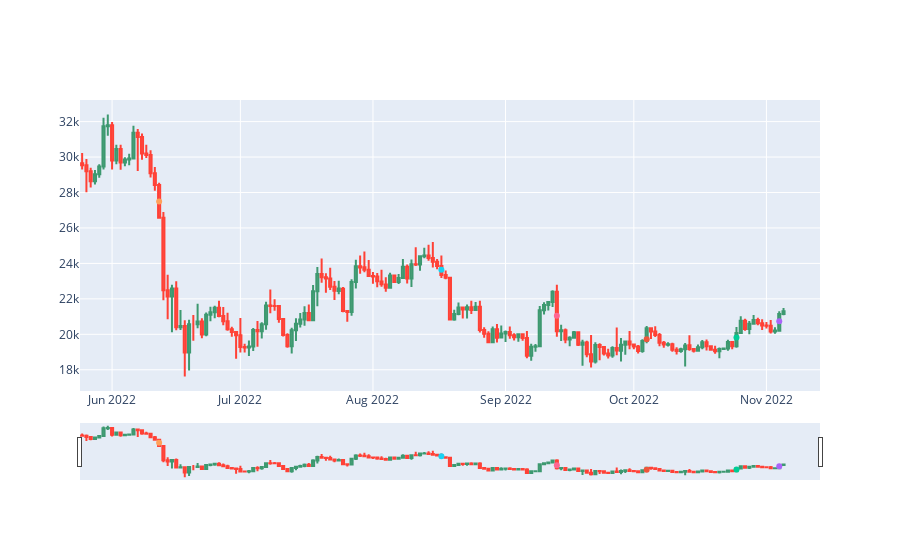
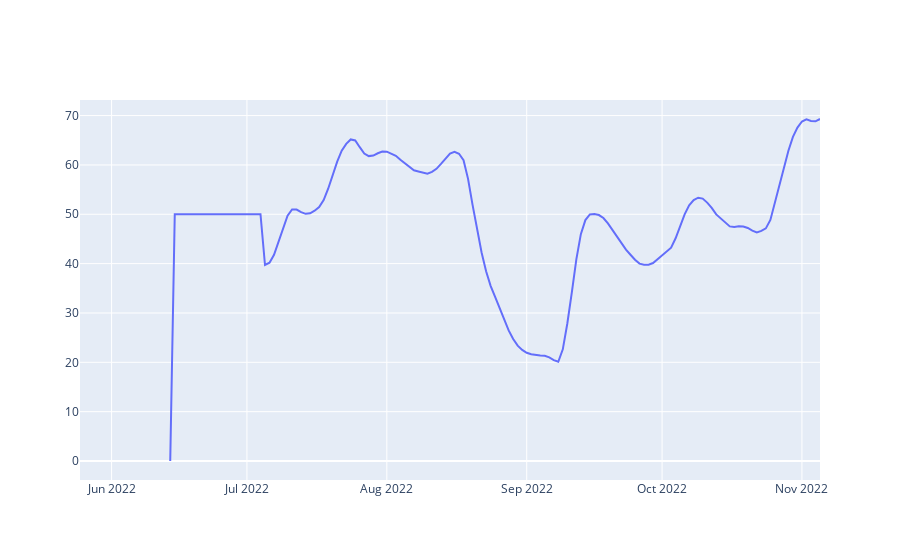
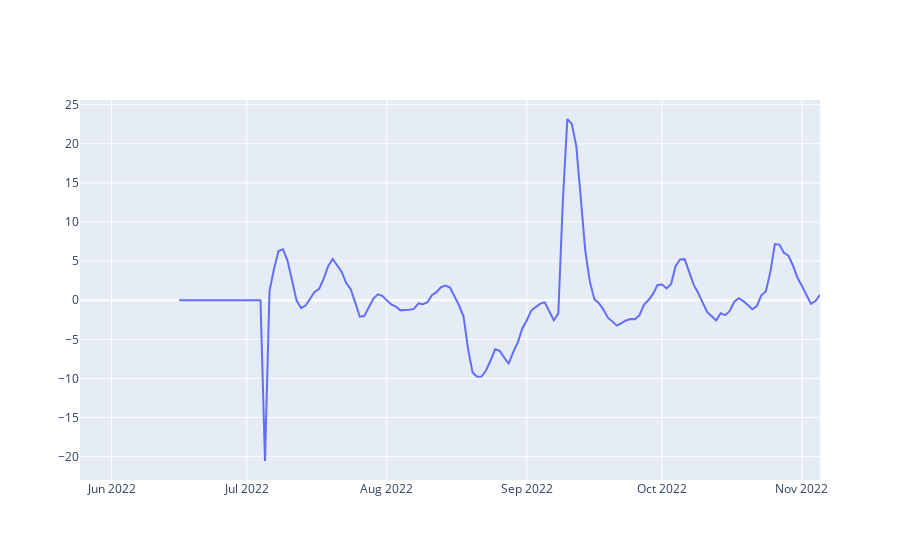

Source (notebook cell) for these figures, in order:
### Code cell
fig = go.Figure(data=[go.Candlestick(x=df['date'],
                open=df['open'],
                high=df['high'],
                low=df['low'],
                close=df['close'])])

# fig.add_trace(
#     go.Scatter(
#         x=df['date'],
#         y=df['SMA']
#     ))

# fig1 = go.Figure(go.Scatter(
#         x=df['date'],
#         y=df['SMAslope']
#     ))

rsx = go.Figure(go.Scatter(
        x=df['date'],
        y=df['RSX']
    ))

rsxslope = go.Figure(go.Scatter(
        x=df['date'],
        y=df['RSXslope']
    ))

# up_reversals = []
# down_reversals = []
# df['hidden_up_divergence'] = False
# df['hidden_down_divergence'] = False
# df['classic_up_divergence'] = False
# df['classic_down_divergence'] = False
# for i in range(5, len(df)):
#     if df.iloc[i]['RSX_up_reversal']:
#         if len(up_reversals) > 5:
#             up_reversals.pop()
#         else:
#             up_reversals.append(max((df.iloc[i]['low'],df.iloc[i-1]['RSX']),(df.iloc[i-1]['low'],df.iloc[i-1]['RSX']),
#             (df.iloc[i-2]['low'],df.iloc[i-1]['RSX']),(df.iloc[i-3]['low'],df.iloc[i-1]['RSX']),(df.iloc[i-4]['low'],df.iloc[i-4]['RSX']),
#             (df.iloc[i-5]['low'],df.iloc[i-1]['RSX'])))
#     if df.iloc[i]['RSX_down_reversal']:
#         if len(down_reversals) > 5:
#             down_reversals.pop()
#         else:
#             down_reversals.append(max((df.iloc[i]['high'],df.iloc[i-1]['RSX']),(df.iloc[i-1]['high'],df.iloc[i-1]['RSX']),
#             (df.iloc[i-2]['high'],df.iloc[i-1]['RSX']),(df.iloc[i-3]['high'],df.iloc[i-1]['RSX']),(df.iloc[i-4]['high'],df.iloc[i-1]['RSX']),
#             (df.iloc[i-5]['high'],df.iloc[i-1]['RSX'])))

#     for up_reversal in up_reversals:
#         if (up_reversal[0] < df.iloc[i]['low']) and (up_reversal[1] > df.iloc[i]['RSX']):
#             df.loc[i, 'hidden_up_divergence'] = True
#         if (up_reversal[0] > df.iloc[i]['low']) and (up_reversal[1] < df.iloc[i]['RSX']):
#             df.loc[i, 'classic_up_divergence'] = True
#     for down_reversal in down_reversals:
#         if (down_reversal[0] > df.iloc[i]['high']) and (down_reversal[1] < df.iloc[i]['RSX']):
#             df.loc[i, 'hidden_down_divergence'] = True
#         if (down_reversal[0] < df.iloc[i]['high']) and (down_reversal[1] > df.iloc[i]['RSX']):
#             df.loc[i, 'classic_down_divergence'] = True
    

# for i in range(0, len(df)):
#     if df.iloc[i]['up_reversal']:
#         fig.add_vline(df.iloc[i]['date'],line_color="green")
#     if df.iloc[i]['down_reversal']:
#         fig.add_vline(df.iloc[i]['date'],line_color="red")

# for i in range(0, len(df)):
#     if df.iloc[i]['classic_up_divergence']:
#         fig.add_vline(df.iloc[i]['date'],line_color="green")
#     if df.iloc[i]['classic_down_divergence']:
#         fig.add_vline(df.iloc[i]['date'],line_color="red")

# for i in range(0, len(df)):
#     if df.iloc[i]['hidden_up_divergence']:
#         rsx.add_trace(df.iloc[i]['date'],line_color="green")
#     if df.iloc[i]['hidden_down_divergence']:
#         rsx.add_trace(df.iloc[i]['date'],line_color="red")


# fig.add_trace(go.Scatter(x=df['date'], y=df['charthighest'],connectgaps=True))
# fig.add_trace(go.Scatter(x=df['date'], y=df['chartlowest'],connectgaps=True))



    # candle = df.iloc[i]
    # if candle['down_reversal']:
    #     window = df.rolling(window=3)

    #     # Use the max function to get the maximum value in the window
    #     aboba = window['high'].max()
    #     for imbalance in down_imbalances:
    #         if candle['date']>imbalance[2] and imbalance[0]<aboba[i]<imbalance[1]:
    #             print(imbalance[0],aboba[i],imbalance[1],candle['date'],imbalance[2])
    #             fig.add_vline(candle['date'])

for imbalance in up_imbalances:
    fig.add_trace(go.Scatter(x=[imbalance[2]], y=[imbalance[0]]))
for imbalance in down_imbalances:
    fig.add_trace(go.Scatter(x=[imbalance[2]], y=[imbalance[0]]))

fig.update_layout(showlegend=False)
fig.show()
# fig1.update_layout(showlegend=False)
# fig1.show()
rsx.update_layout(showlegend=False)
rsx.show()
rsxslope.update_layout(showlegend=False)
rsxslope.show()

### Figure 1 — Plotly figure (JSON) as saved in the notebook; plotly's stock layout.template omitted (floating-point values rounded to 4 significant figures; data arrays with more than 128 entries replaced by an {"elided": "..."} marker saying what was removed)
{"data": [{"close": {"elided": "165 float values"}, "high": {"elided": "165 float values"}, "low": {"elided": "165 float values"}, "open": {"elided": "165 float values"}, "type": "candlestick", "x": {"elided": "165 str values"}}, {"type": "scatter", "x": ["2022-10-04T00:00:00"], "y": [19720.0]}, {"type": "scatter", "x": ["2022-10-25T00:00:00"], "y": [19830.0]}, {"type": "scatter", "x": ["2022-11-04T00:00:00"], "y": [20740.0]}, {"type": "scatter", "x": ["2022-06-12T00:00:00"], "y": [27500.0]}, {"type": "scatter", "x": ["2022-08-17T00:00:00"], "y": [23640.0]}, {"type": "scatter", "x": ["2022-09-13T00:00:00"], "y": [21040]}], "layout": {"showlegend": false}}

### Figure 2 — Plotly figure (JSON) as saved in the notebook; plotly's stock layout.template omitted (floating-point values rounded to 4 significant figures; data arrays with more than 128 entries replaced by an {"elided": "..."} marker saying what was removed)
{"data": [{"type": "scatter", "x": {"elided": "165 str values"}, "y": {"elided": "165 float values"}}], "layout": {"showlegend": false}}

### Figure 3 — Plotly figure (JSON) as saved in the notebook; plotly's stock layout.template omitted (floating-point values rounded to 4 significant figures; data arrays with more than 128 entries replaced by an {"elided": "..."} marker saying what was removed)
{"data": [{"type": "scatter", "x": {"elided": "165 str values"}, "y": {"elided": "165 float values"}}], "layout": {"showlegend": false}}
